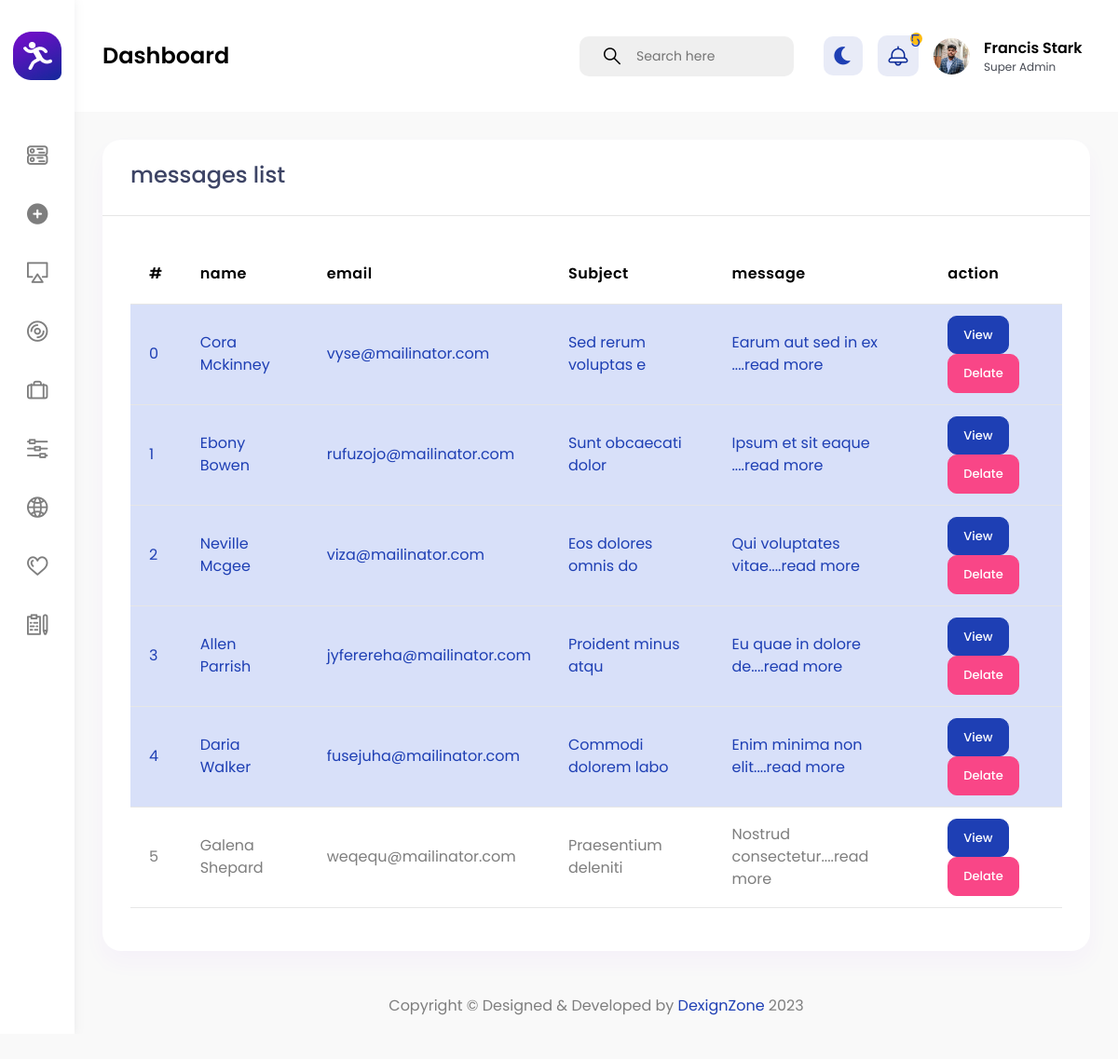
Page /message/message.php (signed in) on the committed database.
### tables this page shows
CREATE TABLE `users` (
  `id` int NOT NULL,
  `role` int DEFAULT NULL,
  `name` varchar(100) NOT NULL,
  `email` varchar(100) NOT NULL,
  `number` int NOT NULL,
  `gender` varchar(100) NOT NULL,
  `address` text NOT NULL,
  `country` varchar(100) NOT NULL,
  `hobbie` varchar(100) DEFAULT NULL,
  `password` varchar(100) NOT NULL,
  `user_photo` varchar(100) DEFAULT NULL
);

CREATE TABLE `messages` (
  `id` int NOT NULL,
  `name` varchar(100) NOT NULL,
  `email` varchar(100) NOT NULL,
  `subject` varchar(100) DEFAULT NULL,
  `message` text NOT NULL,
  `status` varchar(100) NOT NULL DEFAULT 'deactive'
);

### message/message.php (the view, shortened to what this page needs)
<?php
require '../database/db_connect.php';
require '../admin_page/header.php';
$message_query = "SELECT * FROM messages ORDER BY id DESC";
$message_res = mysqli_query($db_connect,$message_query);
?>
<div class="col-lg-12">
    <div class="card">
        <div class="card-header">
            <h3>messages list</h3>
        </div>
        <div class="card-body">
            <table class="table">
                <thead>
                    <tr>
                        <th scope="col">#</th>
                        <th scope="col">name</th>
                        <th scope="col">email</th>
                        <th scope="col">Subject</th>
                        <th scope="col">message</th>
                        <th scope="col">action</th>
                    </tr>
                </thead>
                <tbody>
                    <?php foreach($message_res as $i=>  $message){ ?>
                        <tr class="<?=($message['status']=='deactive')?'table-primary':''?>" >
                            <td><?=$i++?></td>
                            <td><?=$message['name']?></td>
                            <td><?=$message['email']?></td>
                            <td><?=$message['subject']?></td>
                            <td><?=substr($message['message'],0,40).'....read more'?></td>
                            <td>
                                <a href="view.php?id=<?=$message['id']?>" class="btn btn-primary" >View</a>
                                <a href="delate.php?id=<?=$message['id']?>" class="btn btn-danger" >Delate</a>
                            </td>
                        </tr>
                    <?php } ?>
                </tbody>
            </table>
        </div>
    </div>
</div>
<?php
require '../admin_page/footer.php';
?>

### admin_page/header.php (shortened to what this page needs)
<?php
$loged_id = $_SESSION["loged_id"];
require '../database/db_connect.php';
$select_user = "SELECT * FROM users WHERE id= '$loged_id'";
$select_id_res = mysqli_query($db_connect,$select_user);
$select_id_assoc = mysqli_fetch_assoc($select_id_res);
$message_query = "SELECT * FROM messages ORDER BY id DESC";
$message_res = mysqli_query($db_connect,$message_query);
$message_count = "SELECT COUNT(*) as total FROM messages WHERE status='deactive'";
$message_res_count = mysqli_query($db_connect,$message_count);
$sfter_assooc_count = mysqli_fetch_assoc($message_res_count);
?>
<!DOCTYPE html>
<html lang="en">
<head>
                    <link href="/sage/admin_page/vendor/chartist/css/chartist.min.css" rel="stylesheet" type="text/css"/>
                    <link href="/sage/admin_page/vendor/owl-carousel/owl.carousel.css" rel="stylesheet" type="text/css"/>
                    <link href="/sage/admin_page/vendor/bootstrap-select/css/bootstrap-select.min.css" rel="stylesheet" type="text/css"/>
                    <link href="/sage/admin_page/css/style.css" rel="stylesheet" type="text/css"/>
</head>
<body>
    <div id="main-wrapper">
        <div class="nav-header">
            <a href="index.html" class="brand-logo" aria-label="Gymove">
                <img class="logo-abbr" src="/SAGE/admin_page/images/logo.png" alt="">
            </a>
        </div>
<header class="header">
	<div class="header-content">
		<nav class="navbar navbar-expand">
			<div class="collapse navbar-collapse justify-content-between">
				<div class="header-left">
					<div class="dashboard_bar">
						Dashboard
					</div>
				</div>
				<ul class="navbar-nav header-right">
					<li class="nav-item">
						<form>
						<input type="hidden" name="_token" value="xFLqzqVT4MkdNcHgZHsrg31HVOv7i2yyXenRGlt8">							<div class="input-group search-area d-lg-inline-flex d-none me-3">
							  <span class="input-group-text" id="header-search">
									<button class="bg-transparent border-0" type="button" aria-label="header-search">
										<i class="flaticon-381-search-2"></i>
									</button>
							  </span>
							  <input type="text" class="form-control" placeholder="Search here" aria-label="Username" aria-describedby="header-search">
							</div>
						</form>
					</li>
					<li class="nav-item dropdown notification_dropdown">
						<a class="nav-link bell dz-theme-mode" href="javascript:void(0);" aria-label="theme-mode">
							<i id="icon-dark" class="fas fa-moon"></i>
						</a>
					</li>
					<li class="nav-item dropdown notification_dropdown">
						<a class="nav-link  ai-icon" href="javascript:void(0)" aria-label="bell" role="button" data-bs-toggle="dropdown">
							<div class="pulse-css"><?=($sfter_assooc_count['total'] <=9)?$sfter_assooc_count['total']:'9+'?></div>
						</a>
					</li>
					<li class="nav-item dropdown header-profile">
						<a class="nav-link" href="javascript:void(0)" role="button" data-bs-toggle="dropdown">
							<?php if($select_id_assoc['user_photo'] != null){ ?>
								<img src="/sage/upload/user_image/<?=$select_id_assoc['user_photo']?>"/>
							<?php }
							else{ ?>
								<img src="/SAGE/admin_page/images/profile/17.jpg" width="20" alt="">
							<?php } ?>
							<div class="header-info">
								<span class="text-black"><strong><?=$select_id_assoc['name']?></strong></span>
								<p class="fs-12 mb-0">Super Admin</p>
							</div>
						</a>
					</li>
				</ul>
			</div>
		</nav>
	</div>
</header>
        <div class="deznav">
	<div class="deznav-scroll">
		<ul class="metismenu" id="menu">
			<li><a class="has-arrow ai-icon" href="../admin_page/admin.php">
					<i class="flaticon-381-networking"></i>
				</a>
			</li>
			<li><a class="has-arrow ai-icon" href="../expertise/skills_add.php">
					<i class="fa fa-plus-circle" aria-hidden="true"></i>
				</a>
			</li>
			<li><a class="has-arrow ai-icon" href="../user/user_list.php">
					<i class="flaticon-381-television"></i>
				</a>
			</li>
			<li><a class="has-arrow ai-icon" href="/sage/logo/logo.php" aria-expanded="false">
					<i class="flaticon-381-compact-disc-1"></i>
				</a>
			</li>
			<li><a class="has-arrow ai-icon" href="/sage/about/about.php">
					<i class="flaticon-381-briefcase"></i>
				</a>
			</li>
			<li><a class="has-arrow ai-icon" href="/sage/Services/service.php">
					<i class="flaticon-381-controls-3"></i>
				</a>
			</li>
			<li><a class="has-arrow ai-icon" href="/sage/protfolio/protfolio.php">
					<i class="flaticon-381-internet"></i>
				</a>
			</li>
			<li><a class="has-arrow ai-icon" href="/sage/team/add_team.php">
					<i class="flaticon-381-heart"></i>
				</a>
			</li>
			<li><a class="has-arrow ai-icon" href="/sage/message/message.php">
					<i class="flaticon-381-notepad"></i>
				</a>
			</li>
		</ul>
	</div>
</div>
<div class="content-body">
	<div class="container-fluid">

### admin_page/header.php (style rules this page uses)
.card { height: auto!important; }

### rows in the picture
users: user_photo (picture), name "Francis Stark"
messages: name "Cora Mckinney", email "vyse@mailinator.com", subject "Sed rerum voluptas e", message "Earum aut sed in ex"
messages: name "Ebony Bowen", email "rufuzojo@mailinator.com", subject "Sunt obcaecati dolor", message "Ipsum et sit eaque"
messages: name "Neville Mcgee", email "viza@mailinator.com", subject "Eos dolores omnis do", message "Qui voluptates vitae"
messages: name "Allen Parrish", email "jyferereha@mailinator.com", subject "Proident minus atqu", message "Eu quae in dolore de"
messages: name "Daria Walker", email "fusejuha@mailinator.com", subject "Commodi dolorem labo", message "Enim minima non elit"
messages: name "Galena Shepard", email "weqequ@mailinator.com", subject "Praesentium deleniti", message "Nostrud consectetur"

### other values in the picture
$sfter_assooc_count['total'] "5"
